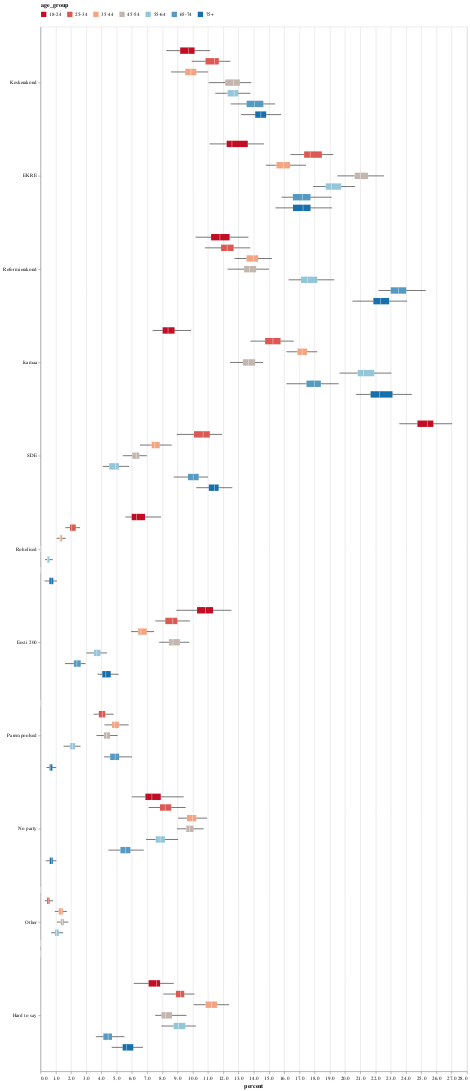

Notebook code cell kept with this figure:
### Code cell
e2e_plot({
    'res_col' : 'party_preference',
    'factor_cols': ['age_group'],
    'filter': {},
    'plot': 'boxplots',
    'internal_facet': True
},data_file)

### Figure 1 — Vega-Lite specification as saved in the notebook (floating-point values rounded to 4 significant figures)
{"config": {"view": {"continuousWidth": 300, "continuousHeight": 300}}, "layer": [{"mark": {"type": "rule"}, "encoding": {"tooltip": [{"field": "min", "format": ".1f", "title": "Min of percent", "type": "quantitative"}, {"field": "q1", "format": ".1f", "title": "Q1 of percent", "type": "quantitative"}, {"field": "median", "format": ".1f", "title": "Median of percent", "type": "quantitative"}, {"field": "q3", "format": ".1f", "title": "Q3 of percent", "type": "quantitative"}, {"field": "max", "format": ".1f", "title": "Max of percent", "type": "quantitative"}, {"field": "party_preference", "type": "nominal"}, {"field": "age_group", "type": "nominal"}], "x": {"axis": {"format": ".1f", "title": "percent"}, "field": "tmin", "type": "quantitative"}, "x2": {"field": "q1"}, "y": {"field": "party_preference", "sort": ["Keskerakond", "EKRE", "Reformierakond", "Isamaa", "SDE", "Rohelised", "Eesti 200", "Parempoolsed", "No party", "Other", "Hard to say"], "title": null, "type": "nominal"}, "yOffset": {"field": "age_group", "sort": ["18-24", "25-34", "35-44", "45-54", "55-64", "65-74", "75+"], "title": null, "type": "nominal"}}}, {"mark": {"type": "bar", "size": 12}, "encoding": {"color": {"field": "age_group", "legend": {"columns": 7, "orient": "top"}, "scale": {"domain": ["18-24", "25-34", "35-44", "45-54", "55-64", "65-74", "75+"], "range": ["#c30d24", "#db5853", "#f3a583", "#c3b6af", "#94c6da", "#559ac2", "#1770ab"]}, "type": "nominal"}, "tooltip": [{"field": "min", "format": ".1f", "title": "Min of percent", "type": "quantitative"}, {"field": "q1", "format": ".1f", "title": "Q1 of percent", "type": "quantitative"}, {"field": "median", "format": ".1f", "title": "Median of percent", "type": "quantitative"}, {"field": "q3", "format": ".1f", "title": "Q3 of percent", "type": "quantitative"}, {"field": "max", "format": ".1f", "title": "Max of percent", "type": "quantitative"}, {"field": "party_preference", "type": "nominal"}, {"field": "age_group", "type": "nominal"}], "x": {"field": "q1", "type": "quantitative"}, "x2": {"field": "q3"}, "y": {"field": "party_preference", "sort": ["Keskerakond", "EKRE", "Reformierakond", "Isamaa", "SDE", "Rohelised", "Eesti 200", "Parempoolsed", "No party", "Other", "Hard to say"], "title": null, "type": "nominal"}, "yOffset": {"field": "age_group", "sort": ["18-24", "25-34", "35-44", "45-54", "55-64", "65-74", "75+"], "title": null, "type": "nominal"}}}, {"mark": {"type": "rule"}, "encoding": {"tooltip": [{"field": "min", "format": ".1f", "title": "Min of percent", "type": "quantitative"}, {"field": "q1", "format": ".1f", "title": "Q1 of percent", "type": "quantitative"}, {"field": "median", "format": ".1f", "title": "Median of percent", "type": "quantitative"}, {"field": "q3", "format": ".1f", "title": "Q3 of percent", "type": "quantitative"}, {"field": "max", "format": ".1f", "title": "Max of percent", "type": "quantitative"}, {"field": "party_preference", "type": "nominal"}, {"field": "age_group", "type": "nominal"}], "x": {"field": "q3", "type": "quantitative"}, "x2": {"field": "tmax"}, "y": {"field": "party_preference", "sort": ["Keskerakond", "EKRE", "Reformierakond", "Isamaa", "SDE", "Rohelised", "Eesti 200", "Parempoolsed", "No party", "Other", "Hard to say"], "title": null, "type": "nominal"}, "yOffset": {"field": "age_group", "sort": ["18-24", "25-34", "35-44", "45-54", "55-64", "65-74", "75+"], "title": null, "type": "nominal"}}}, {"mark": {"type": "tick", "color": "white", "size": 12}, "encoding": {"tooltip": [{"field": "min", "format": ".1f", "title": "Min of percent", "type": "quantitative"}, {"field": "q1", "format": ".1f", "title": "Q1 of percent", "type": "quantitative"}, {"field": "median", "format": ".1f", "title": "Median of percent", "type": "quantitative"}, {"field": "q3", "format": ".1f", "title": "Q3 of percent", "type": "quantitative"}, {"field": "max", "format": ".1f", "title": "Max of percent", "type": "quantitative"}, {"field": "party_preference", "type": "nominal"}, {"field": "age_group", "type": "nominal"}], "x": {"field": "median", "type": "quantitative"}, "y": {"field": "party_preference", "sort": ["Keskerakond", "EKRE", "Reformierakond", "Isamaa", "SDE", "Rohelised", "Eesti 200", "Parempoolsed", "No party", "Other", "Hard to say"], "title": null, "type": "nominal"}, "yOffset": {"field": "age_group", "sort": ["18-24", "25-34", "35-44", "45-54", "55-64", "65-74", "75+"], "title": null, "type": "nominal"}}}], "data": {"name": "data-c5fbcf415bf0e8c452f77f414b13c3cf"}, "width": 800, "$schema": "https://vega.github.io/schema/vega-lite/v5.15.1.json", "datasets": {"data-c5fbcf415bf0e8c452f77f414b13c3cf": [{"party_preference": "Keskerakond", "age_group": "18-24", "level_2": "row", "min": 8.262, "q1": 9.172, "median": 9.735, "q3": 10.12, "max": 11.13, "tmin": 8.262, "tmax": 11.13}, {"party_preference": "Keskerakond", "age_group": "25-34", "level_2": "row", "min": 9.927, "q1": 10.83, "median": 11.42, "q3": 11.71, "max": 12.47, "tmin": 9.927, "tmax": 12.47}, {"party_preference": "Keskerakond", "age_group": "35-44", "level_2": "row", "min": 8.574, "q1": 9.501, "median": 9.88, "q3": 10.23, "max": 11.01, "tmin": 8.574, "tmax": 11.01}, {"party_preference": "Keskerakond", "age_group": "45-54", "level_2": "row", "min": 11.04, "q1": 12.13, "median": 12.69, "q3": 13.09, "max": 13.85, "tmin": 11.04, "tmax": 13.85}, {"party_preference": "Keskerakond", "age_group": "55-64", "level_2": "row", "min": 11.47, "q1": 12.29, "median": 12.72, "q3": 12.98, "max": 13.79, "tmin": 11.47, "tmax": 13.79}, {"party_preference": "Keskerakond", "age_group": "65-74", "level_2": "row", "min": 12.49, "q1": 13.53, "median": 14.07, "q3": 14.63, "max": 15.41, "tmin": 12.49, "tmax": 15.41}, {"party_preference": "Keskerakond", "age_group": "75+", "level_2": "row", "min": 12.74, "q1": 14.1, "median": 14.47, "q3": 14.82, "max": 16.36, "tmin": 13.17, "tmax": 15.8}, {"party_preference": "EKRE", "age_group": "18-24", "level_2": "row", "min": 11.1, "q1": 12.22, "median": 12.57, "q3": 13.61, "max": 14.67, "tmin": 11.1, "tmax": 14.67}, {"party_preference": "EKRE", "age_group": "25-34", "level_2": "row", "min": 16.41, "q1": 17.31, "median": 17.71, "q3": 18.48, "max": 19.23, "tmin": 16.41, "tmax": 19.23}, {"party_preference": "EKRE", "age_group": "35-44", "level_2": "row", "min": 14.8, "q1": 15.5, "median": 15.95, "q3": 16.39, "max": 17.44, "tmin": 14.8, "tmax": 17.44}, {"party_preference": "EKRE", "age_group": "45-54", "level_2": "row", "min": 19.48, "q1": 20.63, "median": 21.03, "q3": 21.51, "max": 22.55, "tmin": 19.48, "tmax": 22.55}, {"party_preference": "EKRE", "age_group": "55-64", "level_2": "row", "min": 17.91, "q1": 18.73, "median": 19.09, "q3": 19.75, "max": 20.66, "tmin": 17.91, "tmax": 20.66}, {"party_preference": "EKRE", "age_group": "65-74", "level_2": "row", "min": 15.83, "q1": 16.57, "median": 17.19, "q3": 17.73, "max": 19.12, "tmin": 15.83, "tmax": 19.12}, {"party_preference": "EKRE", "age_group": "75+", "level_2": "row", "min": 15.43, "q1": 16.58, "median": 17.24, "q3": 17.73, "max": 19.13, "tmin": 15.43, "tmax": 19.13}, {"party_preference": "Reformierakond", "age_group": "18-24", "level_2": "row", "min": 10.18, "q1": 11.2, "median": 11.78, "q3": 12.42, "max": 13.66, "tmin": 10.18, "tmax": 13.66}, {"party_preference": "Reformierakond", "age_group": "25-34", "level_2": "row", "min": 10.52, "q1": 11.86, "median": 12.25, "q3": 12.68, "max": 13.78, "tmin": 10.8, "tmax": 13.78}, {"party_preference": "Reformierakond", "age_group": "35-44", "level_2": "row", "min": 12.28, "q1": 13.53, "median": 14.0, "q3": 14.29, "max": 15.19, "tmin": 12.74, "tmax": 15.19}, {"party_preference": "Reformierakond", "age_group": "45-54", "level_2": "row", "min": 12.29, "q1": 13.37, "median": 13.73, "q3": 14.16, "max": 15.0, "tmin": 12.29, "tmax": 15.0}, {"party_preference": "Reformierakond", "age_group": "55-64", "level_2": "row", "min": 16.29, "q1": 17.11, "median": 17.54, "q3": 18.18, "max": 19.3, "tmin": 16.29, "tmax": 19.3}, {"party_preference": "Reformierakond", "age_group": "65-74", "level_2": "row", "min": 21.47, "q1": 23.0, "median": 23.51, "q3": 24.01, "max": 25.3, "tmin": 22.19, "tmax": 25.3}, {"party_preference": "Reformierakond", "age_group": "75+", "level_2": "row", "min": 20.09, "q1": 21.86, "median": 22.33, "q3": 22.89, "max": 24.07, "tmin": 20.48, "tmax": 24.07}, {"party_preference": "Isamaa", "age_group": "18-24", "level_2": "row", "min": 6.365, "q1": 8.019, "median": 8.375, "q3": 8.805, "max": 9.892, "tmin": 7.358, "tmax": 9.892}, {"party_preference": "Isamaa", "age_group": "25-34", "level_2": "row", "min": 13.78, "q1": 14.75, "median": 15.26, "q3": 15.76, "max": 16.63, "tmin": 13.78, "tmax": 16.63}, {"party_preference": "Isamaa", "age_group": "35-44", "level_2": "row", "min": 15.85, "q1": 16.87, "median": 17.18, "q3": 17.5, "max": 19.33, "tmin": 16.14, "tmax": 18.17}, {"party_preference": "Isamaa", "age_group": "45-54", "level_2": "row", "min": 11.99, "q1": 13.3, "median": 13.64, "q3": 14.1, "max": 14.61, "tmin": 12.45, "tmax": 14.61}, {"party_preference": "Isamaa", "age_group": "55-64", "level_2": "row", "min": 19.64, "q1": 20.83, "median": 21.2, "q3": 21.92, "max": 23.04, "tmin": 19.64, "tmax": 23.04}, {"party_preference": "Isamaa", "age_group": "65-74", "level_2": "row", "min": 16.15, "q1": 17.46, "median": 18.0, "q3": 18.41, "max": 19.58, "tmin": 16.15, "tmax": 19.58}, {"party_preference": "Isamaa", "age_group": "75+", "level_2": "row", "min": 20.73, "q1": 21.67, "median": 22.25, "q3": 23.11, "max": 24.38, "tmin": 20.73, "tmax": 24.38}, {"party_preference": "SDE", "age_group": "18-24", "level_2": "row", "min": 22.92, "q1": 24.75, "median": 25.4, "q3": 25.8, "max": 27.88, "tmin": 23.56, "tmax": 27.03}, {"party_preference": "SDE", "age_group": "25-34", "level_2": "row", "min": 8.95, "q1": 10.08, "median": 10.67, "q3": 11.12, "max": 11.92, "tmin": 8.95, "tmax": 11.92}, {"party_preference": "SDE", "age_group": "35-44", "level_2": "row", "min": 6.534, "q1": 7.296, "median": 7.506, "q3": 7.827, "max": 8.617, "tmin": 6.534, "tmax": 8.617}, {"party_preference": "SDE", "age_group": "45-54", "level_2": "row", "min": 5.405, "q1": 6.034, "median": 6.282, "q3": 6.491, "max": 7.243, "tmin": 5.405, "tmax": 6.984}, {"party_preference": "SDE", "age_group": "55-64", "level_2": "row", "min": 4.086, "q1": 4.512, "median": 4.923, "q3": 5.149, "max": 5.813, "tmin": 4.086, "tmax": 5.813}, {"party_preference": "SDE", "age_group": "65-74", "level_2": "row", "min": 8.385, "q1": 9.686, "median": 10.02, "q3": 10.39, "max": 11.44, "tmin": 8.749, "tmax": 11.0}, {"party_preference": "SDE", "age_group": "75+", "level_2": "row", "min": 10.02, "q1": 11.05, "median": 11.44, "q3": 11.7, "max": 12.6, "tmin": 10.23, "tmax": 12.6}, {"party_preference": "Rohelised", "age_group": "18-24", "level_2": "row", "min": 5.574, "q1": 5.988, "median": 6.296, "q3": 6.863, "max": 7.92, "tmin": 5.574, "tmax": 7.92}, {"party_preference": "Rohelised", "age_group": "25-34", "level_2": "row", "min": 1.631, "q1": 1.933, "median": 2.054, "q3": 2.312, "max": 3.028, "tmin": 1.631, "tmax": 2.594}, {"party_preference": "Rohelised", "age_group": "35-44", "level_2": "row", "min": 0.9542, "q1": 1.263, "median": 1.329, "q3": 1.426, "max": 1.888, "tmin": 1.055, "tmax": 1.662}, {"party_preference": "Rohelised", "age_group": "45-54", "level_2": "row", "min": 0.0, "q1": 0.0, "median": 0.0, "q3": 0.0, "max": 0.0, "tmin": null, "tmax": null}, {"party_preference": "Rohelised", "age_group": "55-64", "level_2": "row", "min": 0.295, "q1": 0.4378, "median": 0.4832, "q3": 0.5882, "max": 0.8122, "tmin": 0.295, "tmax": 0.8122}, {"party_preference": "Rohelised", "age_group": "65-74", "level_2": "row", "min": 0.0, "q1": 0.0, "median": 0.0, "q3": 0.0, "max": 0.0, "tmin": null, "tmax": null}, {"party_preference": "Rohelised", "age_group": "75+", "level_2": "row", "min": 0.2606, "q1": 0.5772, "median": 0.7008, "q3": 0.8421, "max": 1.075, "tmin": 0.2606, "tmax": 1.075}, {"party_preference": "Eesti 200", "age_group": "18-24", "level_2": "row", "min": 8.925, "q1": 10.28, "median": 10.83, "q3": 11.33, "max": 12.53, "tmin": 8.925, "tmax": 12.53}, {"party_preference": "Eesti 200", "age_group": "25-34", "level_2": "row", "min": 7.54, "q1": 8.194, "median": 8.688, "q3": 8.982, "max": 9.811, "tmin": 7.54, "tmax": 9.811}, {"party_preference": "Eesti 200", "age_group": "35-44", "level_2": "row", "min": 5.951, "q1": 6.411, "median": 6.598, "q3": 6.979, "max": 7.463, "tmin": 5.951, "tmax": 7.463}, {"party_preference": "Eesti 200", "age_group": "45-54", "level_2": "row", "min": 7.793, "q1": 8.431, "median": 8.697, "q3": 9.147, "max": 9.779, "tmin": 7.793, "tmax": 9.779}, {"party_preference": "Eesti 200", "age_group": "55-64", "level_2": "row", "min": 3.015, "q1": 3.512, "median": 3.701, "q3": 3.935, "max": 4.365, "tmin": 3.015, "tmax": 4.365}, {"party_preference": "Eesti 200", "age_group": "65-74", "level_2": "row", "min": 1.487, "q1": 2.189, "median": 2.387, "q3": 2.641, "max": 2.961, "tmin": 1.607, "tmax": 2.961}, {"party_preference": "Eesti 200", "age_group": "75+", "level_2": "row", "min": 3.74, "q1": 4.055, "median": 4.29, "q3": 4.612, "max": 5.451, "tmin": 3.74, "tmax": 5.127}, {"party_preference": "Parempoolsed", "age_group": "18-24", "level_2": "row", "min": 0.0, "q1": 0.0, "median": 0.0, "q3": 0.0, "max": 0.0, "tmin": null, "tmax": null}, {"party_preference": "Parempoolsed", "age_group": "25-34", "level_2": "row", "min": 3.486, "q1": 3.827, "median": 4.061, "q3": 4.252, "max": 4.809, "tmin": 3.486, "tmax": 4.809}, {"party_preference": "Parempoolsed", "age_group": "35-44", "level_2": "row", "min": 4.201, "q1": 4.698, "median": 4.858, "q3": 5.15, "max": 5.86, "tmin": 4.201, "tmax": 5.789}, {"party_preference": "Parempoolsed", "age_group": "45-54", "level_2": "row", "min": 3.673, "q1": 4.164, "median": 4.319, "q3": 4.569, "max": 5.064, "tmin": 3.673, "tmax": 5.064}, {"party_preference": "Parempoolsed", "age_group": "55-64", "level_2": "row", "min": 1.516, "q1": 1.953, "median": 2.087, "q3": 2.27, "max": 2.633, "tmin": 1.516, "tmax": 2.633}, {"party_preference": "Parempoolsed", "age_group": "65-74", "level_2": "row", "min": 4.177, "q1": 4.575, "median": 4.899, "q3": 5.165, "max": 6.007, "tmin": 4.177, "tmax": 6.007}, {"party_preference": "Parempoolsed", "age_group": "75+", "level_2": "row", "min": 0.394, "q1": 0.5963, "median": 0.669, "q3": 0.7803, "max": 1.032, "tmin": 0.394, "tmax": 1.032}, {"party_preference": "No party", "age_group": "18-24", "level_2": "row", "min": 5.996, "q1": 6.887, "median": 7.315, "q3": 7.897, "max": 9.404, "tmin": 5.996, "tmax": 9.404}, {"party_preference": "No party", "age_group": "25-34", "level_2": "row", "min": 7.094, "q1": 7.847, "median": 8.185, "q3": 8.586, "max": 9.528, "tmin": 7.094, "tmax": 9.528}, {"party_preference": "No party", "age_group": "35-44", "level_2": "row", "min": 9.041, "q1": 9.617, "median": 9.962, "q3": 10.23, "max": 10.94, "tmin": 9.041, "tmax": 10.94}, {"party_preference": "No party", "age_group": "45-54", "level_2": "row", "min": 8.728, "q1": 9.575, "median": 9.8, "q3": 10.05, "max": 10.71, "tmin": 8.954, "tmax": 10.71}, {"party_preference": "No party", "age_group": "55-64", "level_2": "row", "min": 6.394, "q1": 7.562, "median": 7.855, "q3": 8.171, "max": 9.302, "tmin": 6.935, "tmax": 9.038}, {"party_preference": "No party", "age_group": "65-74", "level_2": "row", "min": 4.455, "q1": 5.247, "median": 5.585, "q3": 5.904, "max": 6.778, "tmin": 4.455, "tmax": 6.778}, {"party_preference": "No party", "age_group": "75+", "level_2": "row", "min": 0.339, "q1": 0.6078, "median": 0.711, "q3": 0.805, "max": 1.124, "tmin": 0.339, "tmax": 1.043}, {"party_preference": "Other", "age_group": "18-24", "level_2": "row", "min": 0.0, "q1": 0.0, "median": 0.0, "q3": 0.0, "max": 0.0, "tmin": null, "tmax": null}, {"party_preference": "Other", "age_group": "25-34", "level_2": "row", "min": 0.2822, "q1": 0.4327, "median": 0.5291, "q3": 0.6001, "max": 0.8197, "tmin": 0.2822, "tmax": 0.8197}, {"party_preference": "Other", "age_group": "35-44", "level_2": "row", "min": 0.9421, "q1": 1.195, "median": 1.354, "q3": 1.472, "max": 1.728, "tmin": 0.9421, "tmax": 1.728}, {"party_preference": "Other", "age_group": "45-54", "level_2": "row", "min": 1.02, "q1": 1.333, "median": 1.441, "q3": 1.54, "max": 1.835, "tmin": 1.078, "tmax": 1.835}, {"party_preference": "Other", "age_group": "55-64", "level_2": "row", "min": 0.6969, "q1": 0.9508, "median": 1.065, "q3": 1.202, "max": 1.491, "tmin": 0.6969, "tmax": 1.491}, {"party_preference": "Other", "age_group": "65-74", "level_2": "row", "min": 0.0, "q1": 0.0, "median": 0.0, "q3": 0.0, "max": 0.0, "tmin": null, "tmax": null}, {"party_preference": "Other", "age_group": "75+", "level_2": "row", "min": 0.0, "q1": 0.0, "median": 0.0, "q3": 0.0, "max": 0.0, "tmin": null, "tmax": null}, {"party_preference": "Hard to say", "age_group": "18-24", "level_2": "row", "min": 5.946, "q1": 7.1, "median": 7.611, "q3": 7.854, "max": 8.749, "tmin": 6.124, "tmax": 8.749}, {"party_preference": "Hard to say", "age_group": "25-34", "level_2": "row", "min": 8.059, "q1": 8.888, "median": 9.187, "q3": 9.439, "max": 10.7, "tmin": 8.068, "tmax": 10.11}, {"party_preference": "Hard to say", "age_group": "35-44", "level_2": "row", "min": 10.06, "q1": 10.84, "median": 11.23, "q3": 11.6, "max": 12.39, "tmin": 10.06, "tmax": 12.39}, {"party_preference": "Hard to say", "age_group": "45-54", "level_2": "row", "min": 7.534, "q1": 7.941, "median": 8.193, "q3": 8.642, "max": 9.589, "tmin": 7.534, "tmax": 9.589}, {"party_preference": "Hard to say", "age_group": "55-64", "level_2": "row", "min": 7.935, "q1": 8.74, "median": 9.06, "q3": 9.509, "max": 10.2, "tmin": 7.935, "tmax": 10.2}, {"party_preference": "Hard to say", "age_group": "65-74", "level_2": "row", "min": 3.635, "q1": 4.125, "median": 4.44, "q3": 4.696, "max": 5.508, "tmin": 3.635, "tmax": 5.508}, {"party_preference": "Hard to say", "age_group": "75+", "level_2": "row", "min": 4.677, "q1": 5.392, "median": 5.642, "q3": 6.093, "max": 6.73, "tmin": 4.677, "tmax": 6.73}]}}
